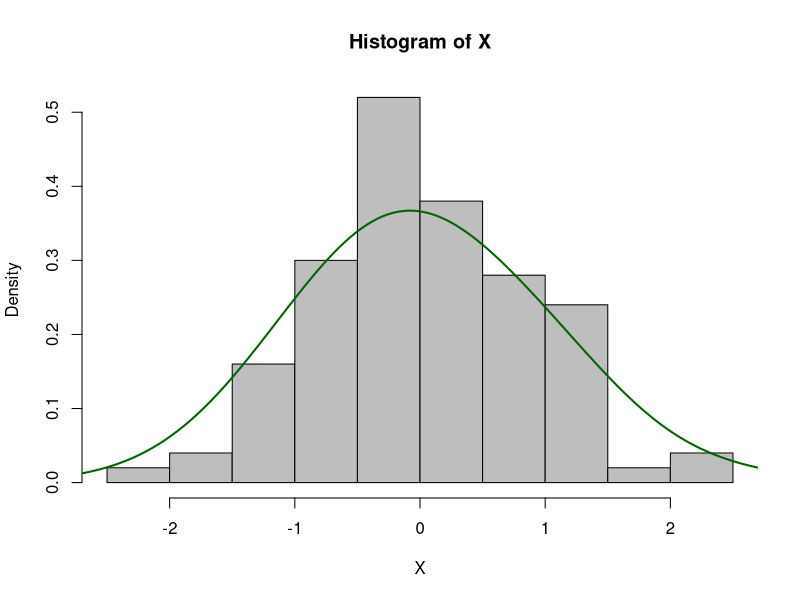
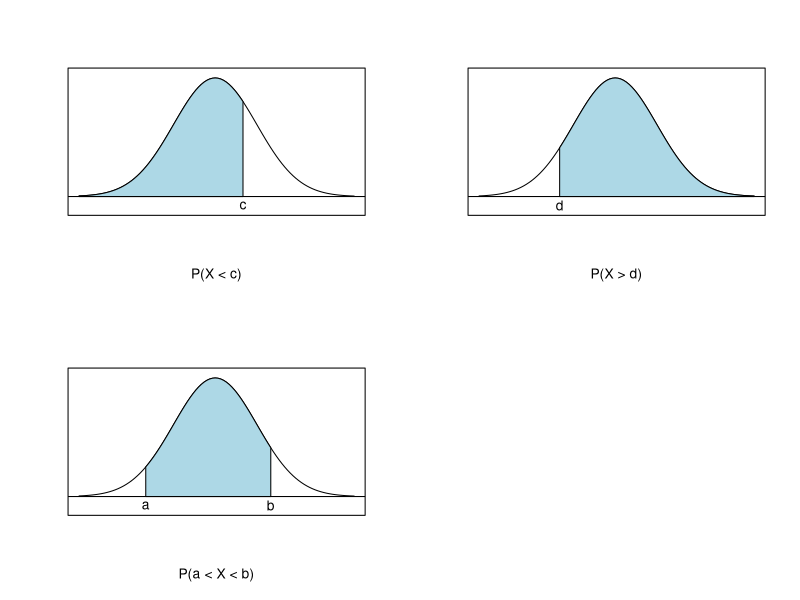
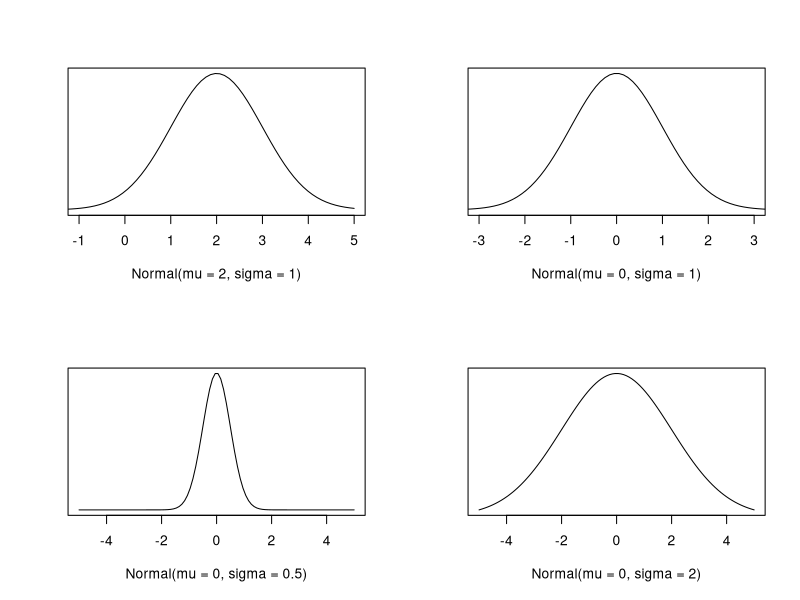

Write the R code that produced these figures, in order.
## ---- chunk 1
knitr::opts_chunk$set(echo = FALSE)
## ---- chunk 2
set.seed(0)
X <- rnorm(100)
hist(X, prob=TRUE, col="grey")# prob=TRUE for probabilities not counts
lines(density(X, adjust=2), col="darkgreen", lwd=2) 
## ---- chunk 3
par(mfrow=c(2,2))
x <- seq(1:100)
y <- dnorm(x,50,15)

x2 <- 60
plot(x,y,type='l', xaxt='n', yaxt='n', ylab="",xlab="P(X < c)", ylim=c(-0.003,max(y)+0.001))
polygon(x=c(x[c(min(x),min(x):x2,x2)]), y= c(0, y[min(x):x2], 0), col="lightblue"); abline(h=0)
text(x2, 0.-0.002, "c")

x1 <- 30
plot(x,y,type='l', xaxt='n', yaxt='n', ylab="",xlab="P(X > d)", ylim=c(-0.003,max(y)+0.001))
polygon(x=c(x[c(x1,x1:max(x),max(x))]), y= c(0, y[x1:max(x)], 0), col="lightblue"); abline(h=0)
text(x1, 0.-0.002, "d")

x1 <- 25; x2 <- 70
plot(x,y,type='l', xaxt='n', yaxt='n', ylab="",xlab="P(a < X < b)", ylim=c(-0.003,max(y)+0.001))
polygon(x=c(x[c(x1,x1:x2,x2)]), y= c(0, y[x1:x2], 0), col="lightblue"); abline(h=0)
text(x1, 0.-0.002, "a"); text(x2, 0.-0.002, "b")
## ---- chunk 4
par(mfrow=c(2,2))
x <- seq(-5,5,length.out=100)

y <- dnorm(x,2,1)
plot(x,y,type='l', xlim=c(-1,5), yaxt='n', ylab="", xlab="Normal(mu = 2, sigma = 1)")

y <- dnorm(x,0,1)
plot(x,y,type='l', xlim=c(-3,3), yaxt='n', ylab="", xlab="Normal(mu = 0, sigma = 1)")

y <- dnorm(x,0,0.5)
plot(x,y,type='l', xlim=c(-5,5), yaxt='n', ylab="", xlab="Normal(mu = 0, sigma = 0.5)")

y <- dnorm(x,0,2)
plot(x,y,type='l', xlim=c(-5,5), yaxt='n', ylab="", xlab="Normal(mu = 0, sigma = 2)")
